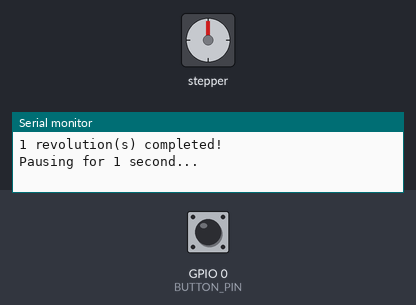
The program below on a simulated ESP32. On the bench: stepper motor, the last lines printed to the serial monitor. Wiring (inferred from the names in the program): stepper motor driver (200 steps per turn assumed): step GPIO 14; direction GPIO 12. Inputs (shaded band) come from the test bench; at power-on: GPIO 0 (BUTTON_PIN) HIGH.

Above: at 3.4 s.
3.5 s: GPIO 0 (BUTTON_PIN) pulled LOW for 1.55 s
6.5 s: GPIO 0 (BUTTON_PIN) driven LOW
At 10.4 s:
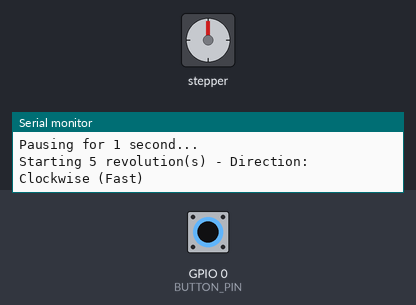
At 12.2 s:
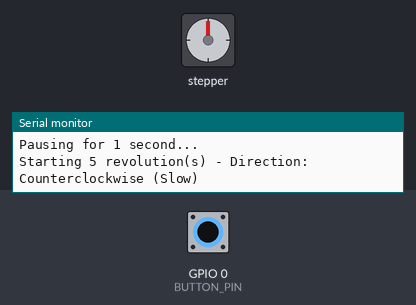
Timing chart, 0 to 26.3 s (numbered marks = the images above; inputs shaded):
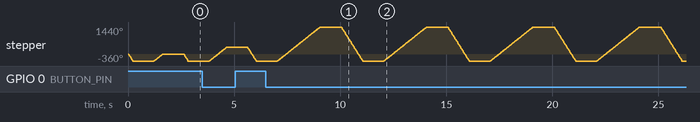

The program:

main.cpp
```cpp
#include <Arduino.h>

// Pin definitions for A4988 stepper driver
const int STEP_PIN = 14;    // Step pin connected to GPIO 14
const int DIR_PIN = 12;     // Direction pin connected to GPIO 12
const int BUTTON_PIN = 0;   // Button pin connected to GPIO 0 for revolution adjustment

// Motor parameters
const int STEPS_PER_REV = 200;           // Standard NEMA17 motor (1.8° per step)
const int CLOCKWISE_DELAY = 1000;        // Microseconds between steps for clockwise (safe speed)
const int COUNTERCLOCKWISE_DELAY = 2000; // Microseconds between steps for counterclockwise (2x slower)
const int REVOLUTION_PAUSE = 1000;       // Milliseconds to pause between revolutions

// Revolution count options (1, 2, 5, 10)
const int REV_OPTIONS[] = {1, 2, 5, 10};
const int NUM_REV_OPTIONS = 4;

// Button debouncing
const int BUTTON_DEBOUNCE_DELAY = 200;  // Milliseconds

// Variables
bool clockwise = true;
int currentRevIndex = 0;  // Index into REV_OPTIONS array (starts with 1 revolution)
int currentRevolutions = REV_OPTIONS[currentRevIndex];  // Current revolution count

// Button state tracking
unsigned long lastButtonPress = 0;
int lastButtonState = HIGH;

void setup() {
  // Initialize serial communication
  Serial.begin(115200);
  Serial.println("A4988 NEMA17 Stepper Motor Controller");
  Serial.println("Step Pin: 14, Direction Pin: 12, Button Pin: 0");
  Serial.println("Clockwise: Fast, Counterclockwise: 2x Slower");
  Serial.println("Short press GPIO0 button to cycle revolutions: 1, 2, 5, 10");
  Serial.print("Current revolutions: ");
  Serial.println(currentRevolutions);
  Serial.println("Starting motor control...\n");

  // Configure pins as outputs
  pinMode(STEP_PIN, OUTPUT);
  pinMode(DIR_PIN, OUTPUT);

  // Configure button pin as input with pull-up resistor
  pinMode(BUTTON_PIN, INPUT_PULLUP);

  // Set initial direction (LOW = clockwise, HIGH = counterclockwise)
  digitalWrite(DIR_PIN, clockwise ? LOW : HIGH);
}

void loop() {
  // Check for button press to change revolution count
  int buttonState = digitalRead(BUTTON_PIN);
  if (buttonState == LOW && lastButtonState == HIGH &&
      (millis() - lastButtonPress) > BUTTON_DEBOUNCE_DELAY) {

    // Cycle to next revolution option
    currentRevIndex = (currentRevIndex + 1) % NUM_REV_OPTIONS;
    currentRevolutions = REV_OPTIONS[currentRevIndex];

    // Print new setting
    Serial.print("Revolution count changed to: ");
    Serial.println(currentRevolutions);

    lastButtonPress = millis();
  }
  lastButtonState = buttonState;

  // Print current direction and revolution count
  Serial.print("Starting ");
  Serial.print(currentRevolutions);
  Serial.print(" revolution(s) - Direction: ");
  Serial.println(clockwise ? "Clockwise (Fast)" : "Counterclockwise (Slow)");

  // Set direction pin (swapped to correct rotation direction)
  digitalWrite(DIR_PIN, clockwise ? LOW : HIGH);

  // Small delay to allow direction change to settle
  delayMicroseconds(100);

  // Choose speed based on direction
  int stepDelay = clockwise ? CLOCKWISE_DELAY : COUNTERCLOCKWISE_DELAY;

  // Complete the specified number of revolutions
  int totalSteps = currentRevolutions * STEPS_PER_REV;
  for (int step = 0; step < totalSteps; step++) {
    // Generate one step pulse
    digitalWrite(STEP_PIN, HIGH);
    delayMicroseconds(stepDelay / 2);
    digitalWrite(STEP_PIN, LOW);
    delayMicroseconds(stepDelay / 2);
  }

  // Print completion message
  Serial.print(currentRevolutions);
  Serial.println(" revolution(s) completed!");
  Serial.println("Pausing for 1 second...\n");

  // Pause between revolutions
  delay(REVOLUTION_PAUSE);

  // Change direction for next revolution
  clockwise = !clockwise;
}
```
